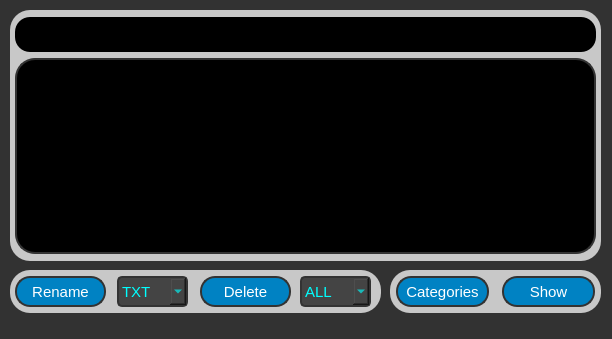
<?xml version="1.0" encoding="UTF-8"?>
<ui version="4.0">
 <class>MainWindow</class>
 <widget class="QMainWindow" name="MainWindow">
  <property name="geometry">
   <rect>
    <x>0</x>
    <y>0</y>
    <width>612</width>
    <height>339</height>
   </rect>
  </property>
  <property name="minimumSize">
   <size>
    <width>0</width>
    <height>0</height>
   </size>
  </property>
  <property name="maximumSize">
   <size>
    <width>10000</width>
    <height>10000</height>
   </size>
  </property>
  <property name="windowTitle">
   <string>WHI3PER::FS</string>
  </property>
  <property name="styleSheet">
   <string notr="true">QWidget {
	font: 11pt &quot;Ubuntu&quot;;
	background-color: rgb(50, 50, 50);
 }

QLineEdit{ 
	border-radius: 15px;
	/*border: 1px solid #333;*/
	background-color: rgb(0, 0, 0);
	color: rgb(0, 170, 255);
}

QPushButton {
	border-radius: 15px;
	border: 2px solid #333;
	background-color: rgb(0, 130, 195);
	color: rgb(255, 255, 255);
}

QComboBox {
	border-radius: 5px;
	border: 2px solid #333;
	background-color: rgb(68, 68, 68);
	color: rgb(0, 255, 255);
}

QTextBrowser {
	border-radius: 5px;
	border: 2px solid #333;
	color: rgb(0, 170, 255);
	font: 12pt &quot;Consolas&quot;;
}

QGroupBox {
	border-radius: 5px;
	background-color: rgb(0, 0, 0);
	color: rgb(0, 255, 127);
}

QFrame {
	border-radius: 20px;
	background-color: rgb(200, 200, 200);
}</string>
  </property>
  <widget class="QWidget" name="centralwidget">
   <widget class="QFrame" name="frame">
    <property name="geometry">
     <rect>
      <x>10</x>
      <y>270</y>
      <width>371</width>
      <height>43</height>
     </rect>
    </property>
    <property name="frameShape">
     <enum>QFrame::StyledPanel</enum>
    </property>
    <property name="frameShadow">
     <enum>QFrame::Raised</enum>
    </property>
    <widget class="QPushButton" name="RENAME">
     <property name="geometry">
      <rect>
       <x>5</x>
       <y>6</y>
       <width>91</width>
       <height>31</height>
      </rect>
     </property>
     <property name="font">
      <font>
       <family>Ubuntu</family>
       <pointsize>11</pointsize>
       <weight>50</weight>
       <italic>false</italic>
       <bold>false</bold>
      </font>
     </property>
     <property name="styleSheet">
      <string notr="true"/>
     </property>
     <property name="text">
      <string>Rename</string>
     </property>
    </widget>
    <widget class="QComboBox" name="RENAME_COMBOBOX">
     <property name="geometry">
      <rect>
       <x>107</x>
       <y>6</y>
       <width>71</width>
       <height>31</height>
      </rect>
     </property>
     <property name="font">
      <font>
       <family>Ubuntu</family>
       <pointsize>11</pointsize>
       <weight>50</weight>
       <italic>false</italic>
       <bold>false</bold>
      </font>
     </property>
     <property name="styleSheet">
      <string notr="true"/>
     </property>
     <item>
      <property name="text">
       <string>TXT</string>
      </property>
     </item>
     <item>
      <property name="text">
       <string>PNG</string>
      </property>
     </item>
     <item>
      <property name="text">
       <string>JPG</string>
      </property>
     </item>
     <item>
      <property name="text">
       <string>MP4</string>
      </property>
     </item>
     <item>
      <property name="text">
       <string>MKV</string>
      </property>
     </item>
     <item>
      <property name="text">
       <string>MP3</string>
      </property>
     </item>
     <item>
      <property name="text">
       <string>GIF</string>
      </property>
     </item>
     <item>
      <property name="text">
       <string>WEBP</string>
      </property>
     </item>
     <item>
      <property name="text">
       <string>WEBM</string>
      </property>
     </item>
    </widget>
    <widget class="QPushButton" name="DELETE">
     <property name="geometry">
      <rect>
       <x>190</x>
       <y>6</y>
       <width>91</width>
       <height>31</height>
      </rect>
     </property>
     <property name="font">
      <font>
       <family>Ubuntu</family>
       <pointsize>11</pointsize>
       <weight>50</weight>
       <italic>false</italic>
       <bold>false</bold>
      </font>
     </property>
     <property name="styleSheet">
      <string notr="true"/>
     </property>
     <property name="text">
      <string>Delete</string>
     </property>
    </widget>
    <widget class="QComboBox" name="DELETE_COMBOBOX">
     <property name="geometry">
      <rect>
       <x>290</x>
       <y>6</y>
       <width>71</width>
       <height>31</height>
      </rect>
     </property>
     <property name="font">
      <font>
       <family>Ubuntu</family>
       <pointsize>11</pointsize>
       <weight>50</weight>
       <italic>false</italic>
       <bold>false</bold>
      </font>
     </property>
     <property name="toolTip">
      <string>&lt;html&gt;&lt;head/&gt;&lt;body&gt;&lt;p&gt;&lt;br/&gt;&lt;/p&gt;&lt;/body&gt;&lt;/html&gt;</string>
     </property>
     <property name="styleSheet">
      <string notr="true"/>
     </property>
     <item>
      <property name="text">
       <string>ALL</string>
      </property>
     </item>
     <item>
      <property name="text">
       <string>TXT</string>
      </property>
     </item>
     <item>
      <property name="text">
       <string>PNG</string>
      </property>
     </item>
     <item>
      <property name="text">
       <string>JPG</string>
      </property>
     </item>
     <item>
      <property name="text">
       <string>MP4</string>
      </property>
     </item>
     <item>
      <property name="text">
       <string>MKV</string>
      </property>
     </item>
     <item>
      <property name="text">
       <string>MP3</string>
      </property>
     </item>
     <item>
      <property name="text">
       <string>GIF</string>
      </property>
     </item>
     <item>
      <property name="text">
       <string>WEBP</string>
      </property>
     </item>
     <item>
      <property name="text">
       <string>WEBM</string>
      </property>
     </item>
     <item>
      <property name="text">
       <string>ETC</string>
      </property>
     </item>
    </widget>
   </widget>
   <widget class="QFrame" name="frame_2">
    <property name="geometry">
     <rect>
      <x>390</x>
      <y>270</y>
      <width>211</width>
      <height>43</height>
     </rect>
    </property>
    <property name="frameShape">
     <enum>QFrame::StyledPanel</enum>
    </property>
    <property name="frameShadow">
     <enum>QFrame::Raised</enum>
    </property>
    <widget class="QPushButton" name="CATEGORIES">
     <property name="geometry">
      <rect>
       <x>6</x>
       <y>6</y>
       <width>93</width>
       <height>31</height>
      </rect>
     </property>
     <property name="font">
      <font>
       <family>Ubuntu</family>
       <pointsize>11</pointsize>
       <weight>50</weight>
       <italic>false</italic>
       <bold>false</bold>
      </font>
     </property>
     <property name="styleSheet">
      <string notr="true"/>
     </property>
     <property name="text">
      <string>Categories</string>
     </property>
    </widget>
    <widget class="QPushButton" name="SHOW">
     <property name="geometry">
      <rect>
       <x>112</x>
       <y>6</y>
       <width>93</width>
       <height>31</height>
      </rect>
     </property>
     <property name="font">
      <font>
       <family>Ubuntu</family>
       <pointsize>11</pointsize>
       <weight>50</weight>
       <italic>false</italic>
       <bold>false</bold>
      </font>
     </property>
     <property name="styleSheet">
      <string notr="true"/>
     </property>
     <property name="text">
      <string>Show</string>
     </property>
    </widget>
   </widget>
   <widget class="QFrame" name="frame_4">
    <property name="geometry">
     <rect>
      <x>10</x>
      <y>10</y>
      <width>591</width>
      <height>251</height>
     </rect>
    </property>
    <property name="frameShape">
     <enum>QFrame::StyledPanel</enum>
    </property>
    <property name="frameShadow">
     <enum>QFrame::Raised</enum>
    </property>
    <widget class="QTextBrowser" name="LOGS">
     <property name="geometry">
      <rect>
       <x>5</x>
       <y>48</y>
       <width>581</width>
       <height>196</height>
      </rect>
     </property>
     <property name="font">
      <font>
       <family>Consolas</family>
       <pointsize>12</pointsize>
       <weight>50</weight>
       <italic>false</italic>
       <bold>false</bold>
      </font>
     </property>
     <property name="styleSheet">
      <string notr="true">background-color: rgb(0, 0, 0);</string>
     </property>
    </widget>
    <widget class="QLineEdit" name="PATH">
     <property name="geometry">
      <rect>
       <x>5</x>
       <y>7</y>
       <width>581</width>
       <height>35</height>
      </rect>
     </property>
     <property name="font">
      <font>
       <family>Ubuntu</family>
       <pointsize>11</pointsize>
       <weight>50</weight>
       <italic>false</italic>
       <bold>false</bold>
      </font>
     </property>
     <property name="styleSheet">
      <string notr="true"/>
     </property>
     <property name="text">
      <string/>
     </property>
     <property name="alignment">
      <set>Qt::AlignCenter</set>
     </property>
    </widget>
   </widget>
  </widget>
  <widget class="QMenuBar" name="menubar">
   <property name="geometry">
    <rect>
     <x>0</x>
     <y>0</y>
     <width>612</width>
     <height>25</height>
    </rect>
   </property>
  </widget>
  <widget class="QStatusBar" name="statusbar"/>
  <action name="LIGHT">
   <property name="text">
    <string>Set Light Mode</string>
   </property>
   <property name="shortcut">
    <string>Ctrl+1</string>
   </property>
  </action>
  <action name="DARK">
   <property name="text">
    <string>Set Dark Mode</string>
   </property>
   <property name="shortcut">
    <string>Ctrl+2</string>
   </property>
  </action>
  <action name="PURPLE">
   <property name="text">
    <string>Set Purple Mode</string>
   </property>
   <property name="shortcut">
    <string>Ctrl+4</string>
   </property>
  </action>
  <action name="BLUE">
   <property name="text">
    <string>Set Blue Mode</string>
   </property>
   <property name="shortcut">
    <string>Ctrl+5</string>
   </property>
  </action>
  <action name="ABOUT">
   <property name="text">
    <string>About</string>
   </property>
   <property name="shortcut">
    <string/>
   </property>
  </action>
  <action name="actionHelp">
   <property name="text">
    <string>Help ?</string>
   </property>
  </action>
  <action name="DEFUALT">
   <property name="text">
    <string>Defualt</string>
   </property>
   <property name="shortcut">
    <string>Ctrl+0</string>
   </property>
  </action>
  <action name="GRAY">
   <property name="text">
    <string>Set Gray Mode</string>
   </property>
   <property name="shortcut">
    <string>Ctrl+3</string>
   </property>
  </action>
 </widget>
 <resources/>
 <connections/>
</ui>
